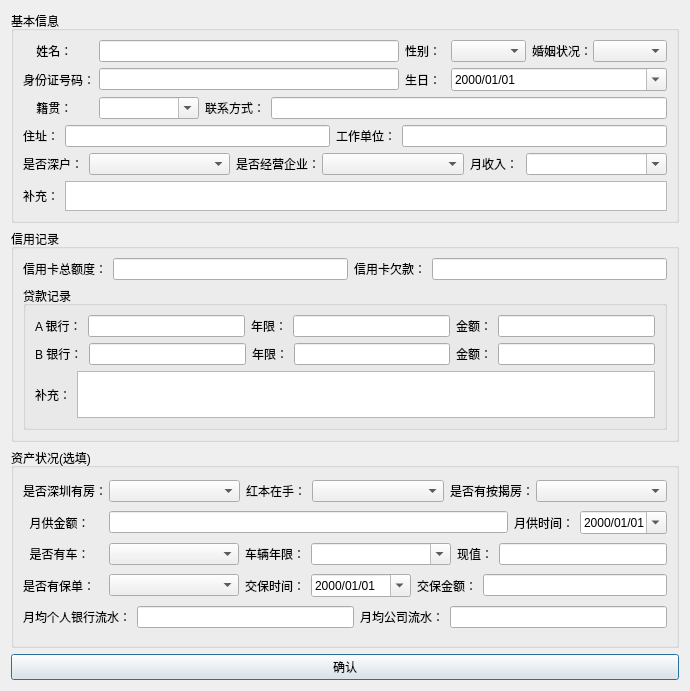
<?xml version="1.0" encoding="UTF-8"?>
<ui version="4.0">
 <class>customer</class>
 <widget class="QDialog" name="customer">
  <property name="geometry">
   <rect>
    <x>0</x>
    <y>0</y>
    <width>690</width>
    <height>691</height>
   </rect>
  </property>
  <property name="minimumSize">
   <size>
    <width>0</width>
    <height>630</height>
   </size>
  </property>
  <property name="windowTitle">
   <string>客户</string>
  </property>
  <layout class="QVBoxLayout" name="verticalLayout_3">
   <item>
    <widget class="QGroupBox" name="groupBox_2">
     <property name="minimumSize">
      <size>
       <width>0</width>
       <height>200</height>
      </size>
     </property>
     <property name="maximumSize">
      <size>
       <width>16777215</width>
       <height>300</height>
      </size>
     </property>
     <property name="title">
      <string>基本信息</string>
     </property>
     <layout class="QVBoxLayout" name="verticalLayout">
      <item>
       <layout class="QHBoxLayout" name="horizontalLayout_2">
        <item>
         <widget class="QLabel" name="label_5">
          <property name="minimumSize">
           <size>
            <width>70</width>
            <height>0</height>
           </size>
          </property>
          <property name="maximumSize">
           <size>
            <width>70</width>
            <height>16777215</height>
           </size>
          </property>
          <property name="text">
           <string>    姓名：</string>
          </property>
         </widget>
        </item>
        <item>
         <widget class="QLineEdit" name="lineEdit_2">
          <property name="maximumSize">
           <size>
            <width>300</width>
            <height>16777215</height>
           </size>
          </property>
         </widget>
        </item>
        <item>
         <widget class="QLabel" name="label_6">
          <property name="maximumSize">
           <size>
            <width>40</width>
            <height>16777215</height>
           </size>
          </property>
          <property name="text">
           <string>性别：</string>
          </property>
         </widget>
        </item>
        <item>
         <widget class="QComboBox" name="sex"/>
        </item>
        <item>
         <widget class="QLabel" name="label_8">
          <property name="maximumSize">
           <size>
            <width>55</width>
            <height>16777215</height>
           </size>
          </property>
          <property name="text">
           <string>婚姻状况：</string>
          </property>
         </widget>
        </item>
        <item>
         <widget class="QComboBox" name="comboBox_3"/>
        </item>
       </layout>
      </item>
      <item>
       <layout class="QHBoxLayout" name="horizontalLayout_3">
        <item>
         <widget class="QLabel" name="label_7">
          <property name="maximumSize">
           <size>
            <width>70</width>
            <height>16777215</height>
           </size>
          </property>
          <property name="text">
           <string>身份证号码：</string>
          </property>
         </widget>
        </item>
        <item>
         <widget class="QLineEdit" name="ID">
          <property name="minimumSize">
           <size>
            <width>60</width>
            <height>0</height>
           </size>
          </property>
          <property name="maximumSize">
           <size>
            <width>300</width>
            <height>16777215</height>
           </size>
          </property>
         </widget>
        </item>
        <item>
         <widget class="QLabel" name="label_9">
          <property name="maximumSize">
           <size>
            <width>40</width>
            <height>16777215</height>
           </size>
          </property>
          <property name="text">
           <string>生日：</string>
          </property>
         </widget>
        </item>
        <item>
         <widget class="QDateEdit" name="birth">
          <property name="dateTime">
           <datetime>
            <hour>0</hour>
            <minute>0</minute>
            <second>0</second>
            <year>2000</year>
            <month>1</month>
            <day>1</day>
           </datetime>
          </property>
          <property name="displayFormat">
           <string>yyyy/MM/dd</string>
          </property>
          <property name="calendarPopup">
           <bool>true</bool>
          </property>
         </widget>
        </item>
       </layout>
      </item>
      <item>
       <layout class="QHBoxLayout" name="horizontalLayout_4">
        <item>
         <widget class="QLabel" name="label">
          <property name="minimumSize">
           <size>
            <width>70</width>
            <height>0</height>
           </size>
          </property>
          <property name="text">
           <string>    籍贯：</string>
          </property>
         </widget>
        </item>
        <item>
         <widget class="QComboBox" name="comboBox_4">
          <property name="minimumSize">
           <size>
            <width>100</width>
            <height>0</height>
           </size>
          </property>
          <property name="maximumSize">
           <size>
            <width>200</width>
            <height>16777215</height>
           </size>
          </property>
          <property name="editable">
           <bool>true</bool>
          </property>
         </widget>
        </item>
        <item>
         <widget class="QLabel" name="label_10">
          <property name="text">
           <string>联系方式：</string>
          </property>
         </widget>
        </item>
        <item>
         <widget class="QLineEdit" name="phone"/>
        </item>
       </layout>
      </item>
      <item>
       <layout class="QHBoxLayout" name="horizontalLayout_5">
        <item>
         <widget class="QLabel" name="label_11">
          <property name="text">
           <string>住址：</string>
          </property>
         </widget>
        </item>
        <item>
         <widget class="QLineEdit" name="lineEdit_5"/>
        </item>
        <item>
         <widget class="QLabel" name="label_12">
          <property name="text">
           <string>工作单位：</string>
          </property>
         </widget>
        </item>
        <item>
         <widget class="QLineEdit" name="lineEdit_6"/>
        </item>
       </layout>
      </item>
      <item>
       <layout class="QHBoxLayout" name="horizontalLayout_6">
        <item>
         <widget class="QLabel" name="label_13">
          <property name="maximumSize">
           <size>
            <width>60</width>
            <height>16777215</height>
           </size>
          </property>
          <property name="text">
           <string>是否深户：</string>
          </property>
         </widget>
        </item>
        <item>
         <widget class="QComboBox" name="comboBox_5"/>
        </item>
        <item>
         <widget class="QLabel" name="label_14">
          <property name="maximumSize">
           <size>
            <width>80</width>
            <height>16777215</height>
           </size>
          </property>
          <property name="text">
           <string>是否经营企业：</string>
          </property>
         </widget>
        </item>
        <item>
         <widget class="QComboBox" name="comboBox_6"/>
        </item>
        <item>
         <widget class="QLabel" name="label_15">
          <property name="maximumSize">
           <size>
            <width>50</width>
            <height>16777215</height>
           </size>
          </property>
          <property name="text">
           <string>月收入：</string>
          </property>
         </widget>
        </item>
        <item>
         <widget class="QComboBox" name="comboBox_7">
          <property name="editable">
           <bool>true</bool>
          </property>
         </widget>
        </item>
       </layout>
      </item>
      <item>
       <layout class="QHBoxLayout" name="horizontalLayout_7">
        <item>
         <widget class="QLabel" name="label_16">
          <property name="text">
           <string>补充：</string>
          </property>
         </widget>
        </item>
        <item>
         <widget class="QTextEdit" name="textEdit_2"/>
        </item>
       </layout>
      </item>
     </layout>
    </widget>
   </item>
   <item>
    <widget class="QGroupBox" name="groupBox_3">
     <property name="minimumSize">
      <size>
       <width>0</width>
       <height>200</height>
      </size>
     </property>
     <property name="maximumSize">
      <size>
       <width>16777215</width>
       <height>300</height>
      </size>
     </property>
     <property name="title">
      <string>信用记录</string>
     </property>
     <layout class="QVBoxLayout" name="verticalLayout_5">
      <item>
       <layout class="QHBoxLayout" name="horizontalLayout_8">
        <item>
         <widget class="QLabel" name="label_17">
          <property name="text">
           <string>信用卡总额度：</string>
          </property>
         </widget>
        </item>
        <item>
         <widget class="QLineEdit" name="lineEdit_8"/>
        </item>
        <item>
         <widget class="QLabel" name="label_18">
          <property name="text">
           <string>信用卡欠款：</string>
          </property>
         </widget>
        </item>
        <item>
         <widget class="QLineEdit" name="lineEdit_9"/>
        </item>
       </layout>
      </item>
      <item>
       <widget class="QGroupBox" name="groupBox_4">
        <property name="title">
         <string>贷款记录</string>
        </property>
        <layout class="QVBoxLayout" name="verticalLayout_2">
         <item>
          <layout class="QHBoxLayout" name="horizontalLayout_9">
           <item>
            <widget class="QLabel" name="label_19">
             <property name="text">
              <string>A 银行：</string>
             </property>
            </widget>
           </item>
           <item>
            <widget class="QLineEdit" name="lineEdit_10"/>
           </item>
           <item>
            <widget class="QLabel" name="label_20">
             <property name="text">
              <string>年限：</string>
             </property>
            </widget>
           </item>
           <item>
            <widget class="QLineEdit" name="lineEdit_11"/>
           </item>
           <item>
            <widget class="QLabel" name="label_21">
             <property name="text">
              <string>金额：</string>
             </property>
            </widget>
           </item>
           <item>
            <widget class="QLineEdit" name="lineEdit_12"/>
           </item>
          </layout>
         </item>
         <item>
          <layout class="QHBoxLayout" name="horizontalLayout_10">
           <item>
            <widget class="QLabel" name="label_22">
             <property name="text">
              <string>B 银行：</string>
             </property>
            </widget>
           </item>
           <item>
            <widget class="QLineEdit" name="lineEdit_13"/>
           </item>
           <item>
            <widget class="QLabel" name="label_23">
             <property name="text">
              <string>年限：</string>
             </property>
            </widget>
           </item>
           <item>
            <widget class="QLineEdit" name="lineEdit_14"/>
           </item>
           <item>
            <widget class="QLabel" name="label_24">
             <property name="text">
              <string>金额：</string>
             </property>
            </widget>
           </item>
           <item>
            <widget class="QLineEdit" name="lineEdit_15"/>
           </item>
          </layout>
         </item>
         <item>
          <layout class="QHBoxLayout" name="horizontalLayout_11">
           <item>
            <widget class="QLabel" name="label_25">
             <property name="text">
              <string>补充：</string>
             </property>
            </widget>
           </item>
           <item>
            <widget class="QTextEdit" name="textEdit"/>
           </item>
          </layout>
         </item>
        </layout>
       </widget>
      </item>
     </layout>
    </widget>
   </item>
   <item>
    <widget class="QGroupBox" name="groupBox_5">
     <property name="minimumSize">
      <size>
       <width>0</width>
       <height>200</height>
      </size>
     </property>
     <property name="maximumSize">
      <size>
       <width>16777215</width>
       <height>300</height>
      </size>
     </property>
     <property name="title">
      <string>资产状况(选填)</string>
     </property>
     <layout class="QVBoxLayout" name="verticalLayout_4">
      <item>
       <layout class="QHBoxLayout" name="horizontalLayout_12">
        <item>
         <widget class="QLabel" name="label_26">
          <property name="maximumSize">
           <size>
            <width>80</width>
            <height>16777215</height>
           </size>
          </property>
          <property name="text">
           <string>是否深圳有房：</string>
          </property>
         </widget>
        </item>
        <item>
         <widget class="QComboBox" name="comboBox_8"/>
        </item>
        <item>
         <widget class="QLabel" name="label_27">
          <property name="maximumSize">
           <size>
            <width>60</width>
            <height>16777215</height>
           </size>
          </property>
          <property name="text">
           <string>红本在手：</string>
          </property>
         </widget>
        </item>
        <item>
         <widget class="QComboBox" name="comboBox_9"/>
        </item>
        <item>
         <widget class="QLabel" name="label_28">
          <property name="maximumSize">
           <size>
            <width>80</width>
            <height>16777215</height>
           </size>
          </property>
          <property name="text">
           <string>是否有按揭房：</string>
          </property>
         </widget>
        </item>
        <item>
         <widget class="QComboBox" name="comboBox_10"/>
        </item>
       </layout>
      </item>
      <item>
       <layout class="QHBoxLayout" name="horizontalLayout_13">
        <item>
         <widget class="QLabel" name="label_29">
          <property name="minimumSize">
           <size>
            <width>80</width>
            <height>0</height>
           </size>
          </property>
          <property name="text">
           <string>  月供金额：</string>
          </property>
         </widget>
        </item>
        <item>
         <widget class="QLineEdit" name="lineEdit_17">
          <property name="maximumSize">
           <size>
            <width>400</width>
            <height>16777215</height>
           </size>
          </property>
         </widget>
        </item>
        <item>
         <widget class="QLabel" name="label_30">
          <property name="text">
           <string>月供时间：</string>
          </property>
         </widget>
        </item>
        <item>
         <widget class="QDateEdit" name="dateEdit_2">
          <property name="displayFormat">
           <string>yyyy/MM/dd</string>
          </property>
          <property name="calendarPopup">
           <bool>true</bool>
          </property>
         </widget>
        </item>
       </layout>
      </item>
      <item>
       <layout class="QHBoxLayout" name="horizontalLayout_14">
        <item>
         <widget class="QLabel" name="label_31">
          <property name="minimumSize">
           <size>
            <width>80</width>
            <height>0</height>
           </size>
          </property>
          <property name="text">
           <string>  是否有车：</string>
          </property>
         </widget>
        </item>
        <item>
         <widget class="QComboBox" name="comboBox_11">
          <property name="minimumSize">
           <size>
            <width>130</width>
            <height>0</height>
           </size>
          </property>
         </widget>
        </item>
        <item>
         <widget class="QLabel" name="label_32">
          <property name="minimumSize">
           <size>
            <width>60</width>
            <height>0</height>
           </size>
          </property>
          <property name="text">
           <string>车辆年限：</string>
          </property>
         </widget>
        </item>
        <item>
         <widget class="QComboBox" name="comboBox_12">
          <property name="minimumSize">
           <size>
            <width>140</width>
            <height>0</height>
           </size>
          </property>
          <property name="editable">
           <bool>true</bool>
          </property>
         </widget>
        </item>
        <item>
         <widget class="QLabel" name="label_33">
          <property name="text">
           <string>现值：</string>
          </property>
         </widget>
        </item>
        <item>
         <widget class="QLineEdit" name="lineEdit_18"/>
        </item>
       </layout>
      </item>
      <item>
       <layout class="QHBoxLayout" name="horizontalLayout_15">
        <item>
         <widget class="QLabel" name="label_34">
          <property name="minimumSize">
           <size>
            <width>80</width>
            <height>0</height>
           </size>
          </property>
          <property name="text">
           <string>是否有保单：</string>
          </property>
         </widget>
        </item>
        <item>
         <widget class="QComboBox" name="comboBox_13">
          <property name="minimumSize">
           <size>
            <width>130</width>
            <height>0</height>
           </size>
          </property>
         </widget>
        </item>
        <item>
         <widget class="QLabel" name="label_35">
          <property name="minimumSize">
           <size>
            <width>60</width>
            <height>0</height>
           </size>
          </property>
          <property name="text">
           <string>交保时间：</string>
          </property>
         </widget>
        </item>
        <item>
         <widget class="QDateEdit" name="dateEdit_3">
          <property name="minimumSize">
           <size>
            <width>100</width>
            <height>0</height>
           </size>
          </property>
          <property name="displayFormat">
           <string>yyyy/MM/dd</string>
          </property>
          <property name="calendarPopup">
           <bool>true</bool>
          </property>
         </widget>
        </item>
        <item>
         <widget class="QLabel" name="label_36">
          <property name="text">
           <string>交保金额：</string>
          </property>
         </widget>
        </item>
        <item>
         <widget class="QLineEdit" name="lineEdit_19"/>
        </item>
       </layout>
      </item>
      <item>
       <layout class="QHBoxLayout" name="horizontalLayout_16">
        <item>
         <widget class="QLabel" name="label_37">
          <property name="text">
           <string>月均个人银行流水：</string>
          </property>
         </widget>
        </item>
        <item>
         <widget class="QLineEdit" name="lineEdit_20">
          <property name="minimumSize">
           <size>
            <width>130</width>
            <height>0</height>
           </size>
          </property>
          <property name="maximumSize">
           <size>
            <width>300</width>
            <height>16777215</height>
           </size>
          </property>
         </widget>
        </item>
        <item>
         <widget class="QLabel" name="label_38">
          <property name="text">
           <string>月均公司流水：</string>
          </property>
         </widget>
        </item>
        <item>
         <widget class="QLineEdit" name="lineEdit_21"/>
        </item>
       </layout>
      </item>
     </layout>
    </widget>
   </item>
   <item>
    <widget class="QPushButton" name="pushButton">
     <property name="text">
      <string>确认</string>
     </property>
    </widget>
   </item>
  </layout>
 </widget>
 <resources/>
 <connections/>
</ui>
